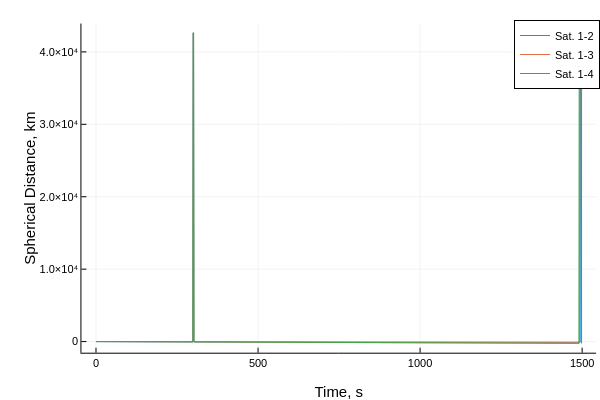

Source (notebook cell):
### Code cell
plot(tp_hist[1:end],a_mks*ΔΩhist[1:end,:],label=permutedims(mylabel))
plot!(xlabel="Time, s", ylabel = "Spherical Distance, km")

### Figure 1 — Plotly figure (JSON) as saved in the notebook; plotly's stock layout.template omitted (floating-point values rounded to 4 significant figures; data arrays with more than 128 entries replaced by an {"elided": "..."} marker saying what was removed)
{"data": [{"colorbar": {"len": 0.9143, "title": "", "x": 0.9934, "y": 0.533}, "legendgroup": "Sat. 1-2", "line": {"color": "rgba(0, 154, 250, 1.000)", "dash": "solid", "shape": "linear", "width": 1}, "mode": "lines", "name": "Sat. 1-2", "showlegend": true, "type": "scatter", "x": {"elided": "1499 int values"}, "xaxis": "x", "y": {"elided": "1499 float values"}, "yaxis": "y", "zmax": null, "zmin": null}, {"colorbar": {"len": 0.9143, "title": "", "x": 0.9934, "y": 0.533}, "legendgroup": "Sat. 1-3", "line": {"color": "rgba(227, 111, 71, 1.000)", "dash": "solid", "shape": "linear", "width": 1}, "mode": "lines", "name": "Sat. 1-3", "showlegend": true, "type": "scatter", "x": {"elided": "1499 int values"}, "xaxis": "x", "y": {"elided": "1499 float values"}, "yaxis": "y", "zmax": null, "zmin": null}, {"colorbar": {"len": 0.9143, "title": "", "x": 0.9934, "y": 0.533}, "legendgroup": "Sat. 1-4", "line": {"color": "rgba(62, 164, 78, 1.000)", "dash": "solid", "shape": "linear", "width": 1}, "mode": "lines", "name": "Sat. 1-4", "showlegend": true, "type": "scatter", "x": {"elided": "1499 int values"}, "xaxis": "x", "y": {"elided": "1499 float values"}, "yaxis": "y", "zmax": null, "zmin": null}], "layout": {"annotations": [], "height": 400, "legend": {"bgcolor": "rgba(255, 255, 255, 1.000)", "bordercolor": "rgba(0, 0, 0, 1.000)", "borderwidth": 1, "font": {"color": "rgba(0, 0, 0, 1.000)", "family": "sans-serif", "size": 11}, "title": {"font": {"color": "rgba(0, 0, 0, 1.000)", "family": "sans-serif", "size": 15}, "text": ""}, "tracegroupgap": 0, "traceorder": "normal", "x": 1, "xanchor": "auto", "y": 1, "yanchor": "auto"}, "margin": {"b": 20, "l": 0, "r": 0, "t": 20}, "paper_bgcolor": "rgba(255, 255, 255, 1.000)", "plot_bgcolor": "rgba(255, 255, 255, 1.000)", "showlegend": true, "width": 600, "xaxis": {"anchor": "y", "domain": [0.1357, 0.9934], "gridcolor": "rgba(0, 0, 0, 0.100)", "gridwidth": 0.5, "linecolor": "rgba(0, 0, 0, 1.000)", "mirror": false, "range": [-44.94, 1543.0], "showgrid": true, "showline": true, "showticklabels": true, "tickangle": 0, "tickcolor": "rgb(0, 0, 0)", "tickfont": {"color": "rgba(0, 0, 0, 1.000)", "family": "sans-serif", "size": 11}, "tickmode": "array", "ticks": "inside", "ticktext": ["0", "500", "1000", "1500"], "tickvals": [0, 500, 1000, 1500], "title": "Time, s", "titlefont": {"color": "rgba(0, 0, 0, 1.000)", "family": "sans-serif", "size": 15}, "type": "-", "visible": true, "zeroline": false, "zerolinecolor": "rgba(0, 0, 0, 1.000)"}, "yaxis": {"anchor": "x", "domain": [0.07581, 0.9902], "gridcolor": "rgba(0, 0, 0, 0.100)", "gridwidth": 0.5, "linecolor": "rgba(0, 0, 0, 1.000)", "mirror": false, "range": [-1535.0, 43920.0], "showgrid": true, "showline": true, "showticklabels": true, "tickangle": 0, "tickcolor": "rgb(0, 0, 0)", "tickfont": {"color": "rgba(0, 0, 0, 1.000)", "family": "sans-serif", "size": 11}, "tickmode": "array", "ticks": "inside", "ticktext": ["0", "1.0×10⁴", "2.0×10⁴", "3.0×10⁴", "4.0×10⁴"], "tickvals": [0, 10000, 20000, 30000, 40000], "title": "Spherical Distance, km", "titlefont": {"color": "rgba(0, 0, 0, 1.000)", "family": "sans-serif", "size": 15}, "type": "-", "visible": true, "zeroline": false, "zerolinecolor": "rgba(0, 0, 0, 1.000)"}}}
